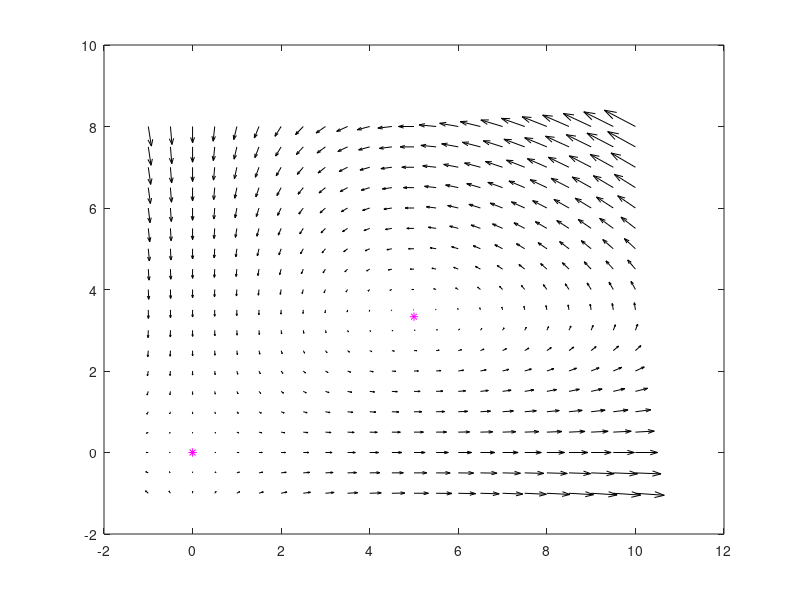

Write MATLAB code to recreate this figure. (Note: this script raises an error after producing the figure.)
function lotkaVoltera
    tmax=10;
   
    a=1;
    b=0.3;
    c=1;
    d=0.2;
    
    plot(0,0,'m*',c/d,a/b,'m*');
    hold on
    
    x=-1:0.5:c/d+5;
    y=-1:0.5:a/b+5;
    [X, Y]=meshgrid(x,y);
    
    DX=a*X-b*X.*Y;
    DY=-c*Y+d*X.*Y;
    
    quiver(X,Y,DX,DY,1.2,'k');
    
    %анимация на движението на точката x(t),y(t) по кривата, която при t=0
    %минава през някоя въведена от клавиатурата точка (x0,y0);
    
    [x0,y0]=ginput(1);
    plot(x0,y0,'go');
    
    [T,Y]=ode45(@ff,[0 tmax],[x0;y0]);
    
for k=1:length(T)
    plot(Y(1:k,1),Y(1:k,2),'r');
    getframe
end
    
    function z=ff(t,y)
        z=[a*y(1)-b*y(1)*y(2); -c*y(2)+d*y(1)*y(2)];
    end
end
